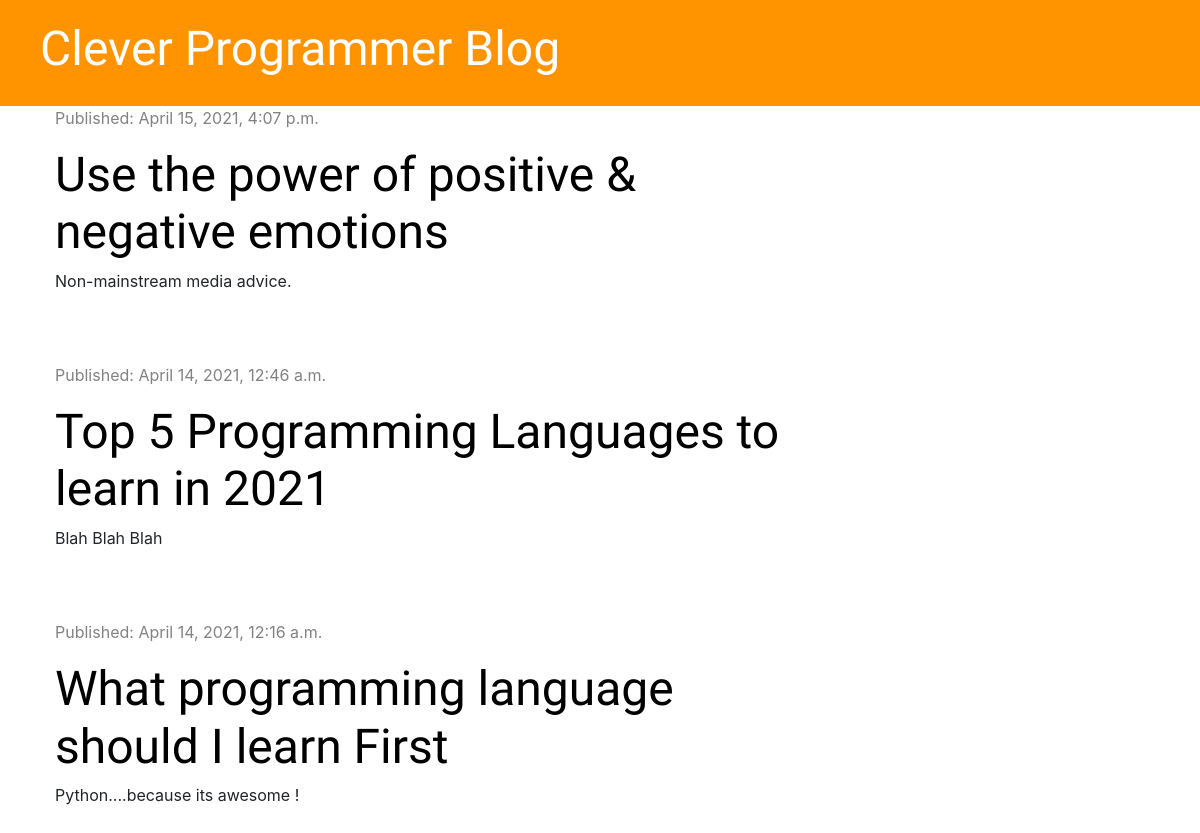
The app's page /, older data.
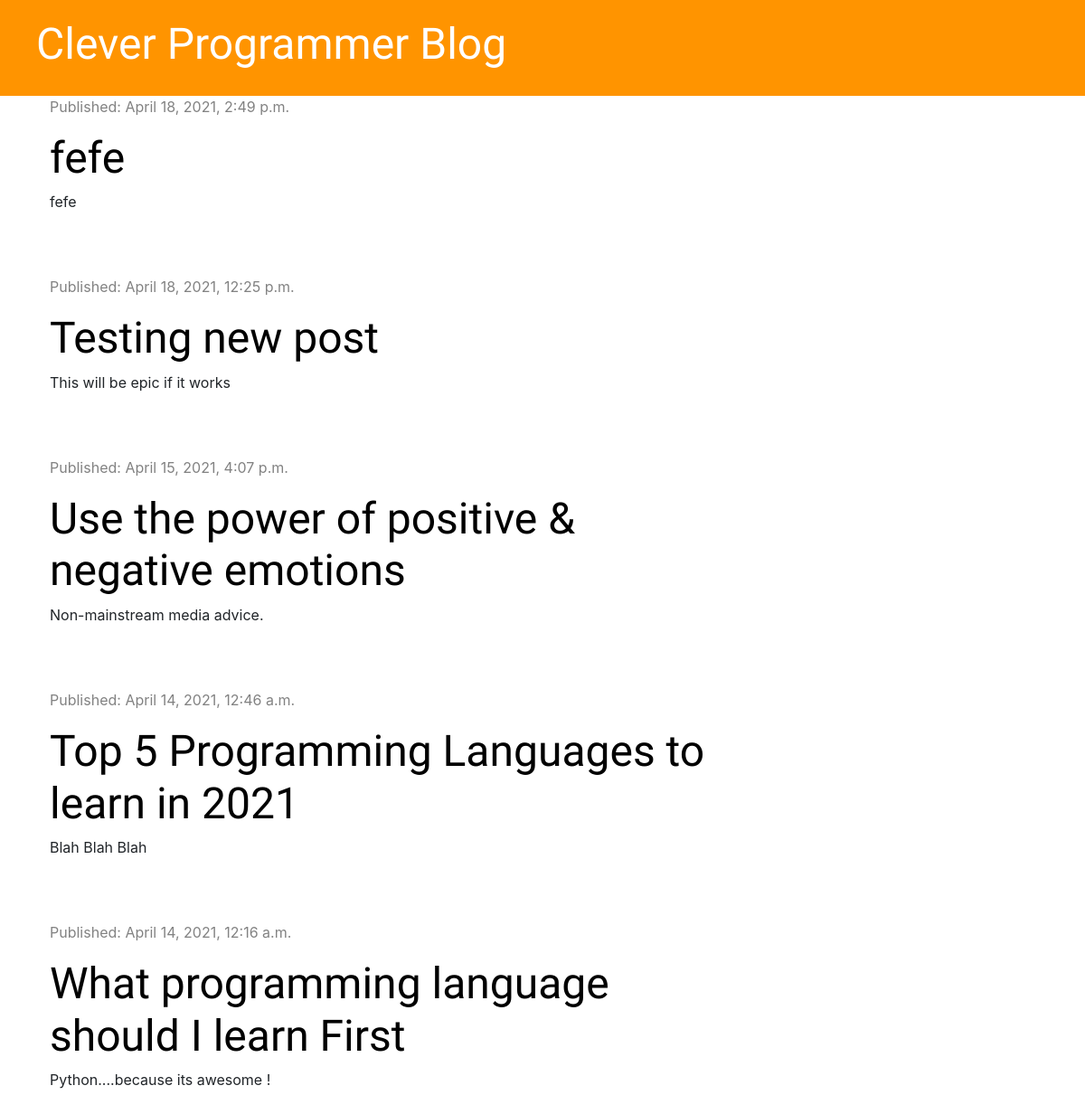
The same page, newer data.
### blog/models.py (models this page shows, shortened)
class Post(models.Model):
    author = models.ForeignKey('auth.User',on_delete=models.CASCADE)
    title = models.CharField(max_length=200)
    text = models.TextField()
    created_date = models.DateTimeField(default=timezone.now)
    published_date = models.DateTimeField(blank=True,null=True)

### blog/views.py (the view)
# urls.py: path('',views.post_list,name='post_list'),
def post_list(request):
    posts = Post.objects.filter(published_date__lte=timezone.now()).order_by('-published_date')
    stuff_for_frontend = {'posts' : posts}
    return render(request,'blog/post_list.html' ,stuff_for_frontend)

### blog/templates/blog/post_list.html
{% extends 'blog/base.html' %}
{% block content %}
    {% for post in posts %}
        <div class="post">
            <div class="date">
                <p>Published: {{ post.published_date }}</p>
            </div>
            <h1><a href="{% url 'post_detail' pk=post.pk %}">{{ post.title }}</a></h1>
            <p>{{ post.text|linebreaksbr }}</p>
        </div>
    {% endfor %}
{% endblock %}

Row changes from the older to the newer data that the page shows:
added Post: published_date "April 18, 2021, 2:49 p.m.", title "fefe", text "fefe"
added Post: published_date "April 18, 2021, 12:25 p.m.", title "Testing new post", text "This will be epic if it works"
